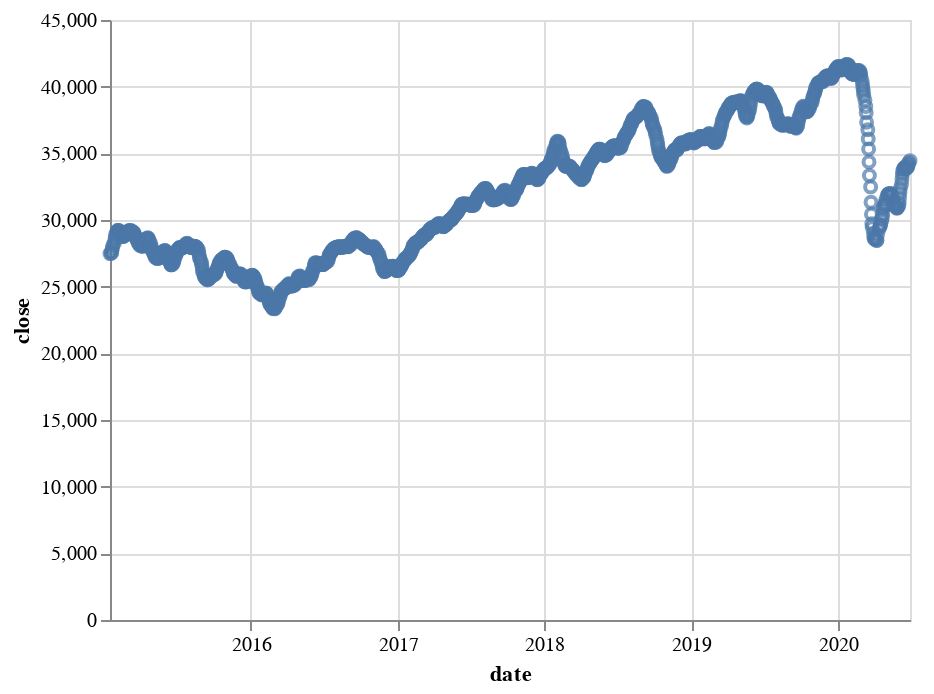

Notebook cell for this chart:
### Code cell
alt.Chart(altdata_tendays).mark_point().encode(
    x ='date',
    y = 'close'
)

### Figure 1 — Vega-Lite specification as saved in the notebook (floating-point values rounded to 4 significant figures; data arrays with more than 128 entries replaced by an {"elided": "..."} marker saying what was removed)
{"config": {"view": {"continuousWidth": 400, "continuousHeight": 300}}, "data": {"name": "data-36d86e549ea8d8ca7874d83b4a5d4ef9"}, "mark": "point", "encoding": {"x": {"type": "temporal", "field": "date"}, "y": {"type": "quantitative", "field": "close"}}, "$schema": "https://vega.github.io/schema/vega-lite/v4.8.1.json", "datasets": {"data-36d86e549ea8d8ca7874d83b4a5d4ef9": {"elided": "1335 records"}}}
